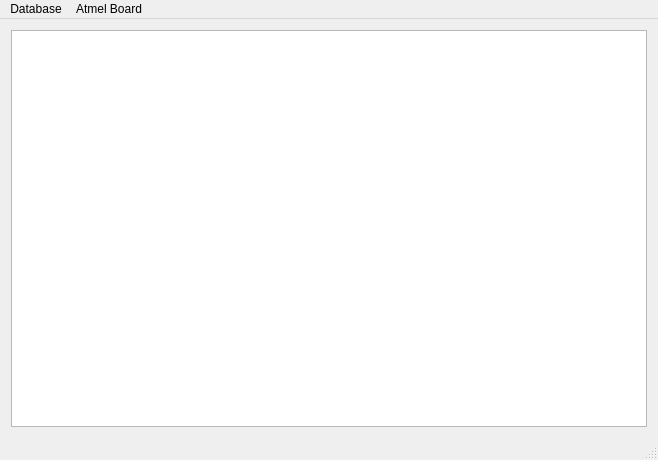
<?xml version="1.0" encoding="UTF-8"?>
<ui version="4.0">
 <class>adminWindow</class>
 <widget class="QMainWindow" name="adminWindow">
  <property name="geometry">
   <rect>
    <x>0</x>
    <y>0</y>
    <width>658</width>
    <height>460</height>
   </rect>
  </property>
  <property name="windowTitle">
   <string>adminWindow</string>
  </property>
  <widget class="QWidget" name="centralWidget">
   <layout class="QVBoxLayout" name="verticalLayout">
    <item>
     <widget class="QTextBrowser" name="txtLog">
      <property name="sizePolicy">
       <sizepolicy hsizetype="Expanding" vsizetype="Expanding">
        <horstretch>1</horstretch>
        <verstretch>1</verstretch>
       </sizepolicy>
      </property>
     </widget>
    </item>
   </layout>
  </widget>
  <widget class="QStatusBar" name="statusBar"/>
  <widget class="QMenuBar" name="menuBar">
   <property name="geometry">
    <rect>
     <x>0</x>
     <y>0</y>
     <width>658</width>
     <height>25</height>
    </rect>
   </property>
   <widget class="QMenu" name="menuDatabase">
    <property name="title">
     <string>Database</string>
    </property>
    <addaction name="actionResetdatabase"/>
    <addaction name="actionCreateUpdatetables"/>
    <addaction name="actionCreateUpdatedevicestypes"/>
    <addaction name="actionCreatehousestructure"/>
    <addaction name="actionDroptables"/>
   </widget>
   <widget class="QMenu" name="menuBoard">
    <property name="title">
     <string>Atmel Board</string>
    </property>
    <addaction name="actionGenerate_new_board"/>
    <addaction name="separator"/>
    <addaction name="actionCompileSketch"/>
    <addaction name="actionUpload"/>
    <addaction name="actionGenerate_source_file"/>
   </widget>
   <addaction name="menuDatabase"/>
   <addaction name="menuBoard"/>
  </widget>
  <action name="actionCreatehousestructure">
   <property name="text">
    <string>Create/Update house structure</string>
   </property>
  </action>
  <action name="actionCreateUpdatedevicestypes">
   <property name="text">
    <string>Create/Update devices types</string>
   </property>
  </action>
  <action name="actionCreateUpdatetables">
   <property name="text">
    <string>Create/Update tables</string>
   </property>
  </action>
  <action name="actionDroptables">
   <property name="text">
    <string>Drop tables</string>
   </property>
  </action>
  <action name="actionResetdatabase">
   <property name="text">
    <string>Reset database</string>
   </property>
  </action>
  <action name="actionCompileSketch">
   <property name="text">
    <string>Compile</string>
   </property>
  </action>
  <action name="actionUpload">
   <property name="text">
    <string>Upload</string>
   </property>
  </action>
  <action name="actionGenerate_new_board">
   <property name="text">
    <string>Generate new board file</string>
   </property>
  </action>
  <action name="actionGenerate_source_file">
   <property name="text">
    <string>Generate source file</string>
   </property>
  </action>
 </widget>
 <layoutdefault spacing="6" margin="11"/>
 <resources/>
 <connections/>
</ui>
